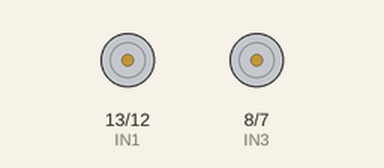
A sketch run on a simulated Arduino Uno, built with avr-gcc and run on an emulated ATmega328P. Shown: motor-driver pin pairs drawn as motors (green arrow = first pin HIGH = forward, orange = second pin HIGH = backward, longer = more drive, scaled by the enable pin).

Above: at 1.5 s.
At 3.3 s:
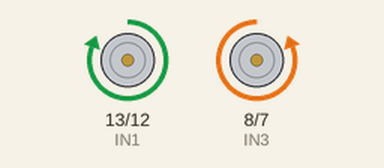
At 7.5 s:
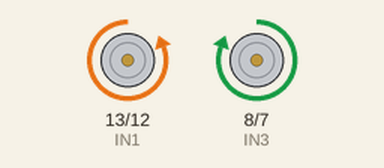
Timing chart, 0 to 14.7 s (numbered marks = the images above):
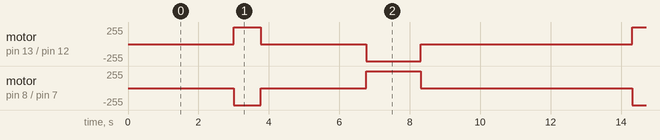

The sketch:

test_car_rotate.ino
```cpp
// === Motor Driver Pins (L298N) ===
#define ENA 10
#define IN1 13
#define IN2 12
#define IN3 8
#define IN4 7
#define ENB 5

// === Ultrasonic Sensor ===
#define TRIG_PIN 9
#define ECHO_PIN 4

// === IR Edge Sensors ===
#define IR_LEFT A0
#define IR_FRONT2 A1
#define IR_FRONT1 A2
#define IR_BACK A3

// === Speed Settings ===
#define MAX_SPEED 255
#define SLOW_SPEED 130
#define TORNADO_SPEED 150

// === Thresholds ===
#define OPPONENT_DISTANCE 30  // cm
#define AVOID_DELAY 150       // ms

#define TRACK_WIDTH 0.3       // in meters
#define WHEEL_DIAMETER 0.065  // in meters
#define MOTOR_RPM 170         // RPM of the motor

float distance = 0, preDistance = 1000;

void DelayWithEdgeAvoidance(int delayTime);
double speedFromRPM(double rpm);
void moveCar(int leftSpeed, int rightSpeed);
void stopCar();
void rotateDegrees(float degrees, int speed);
void avoidEdge();
double readUltrasonic();
void attackOpponent();
void randomSearch();
void initPins();

void setup() {
  Serial.begin(9600);
  initPins();
  randomSeed(analogRead(A5));
}

void loop() {
  delay(3000);
  rotateDegrees(90);  // Rotate 360 degrees in place
  delay(3000);
  rotateDegrees(-180);  // Rotate 360 degrees in place
  delay(3000);
//   rotateDegrees(45, 255);
//   delay(3000);
//   rotateDegrees(135, 255);
//   delay(3000);
//   rotateDegrees(225, 255);
//   delay(3000);
}


void moveCar(int leftSpeed, int rightSpeed) {
  digitalWrite(IN3, leftSpeed > 0);
  digitalWrite(IN4, leftSpeed < 0);
  analogWrite(ENB, abs(leftSpeed));
  // int FleftSpeed=map(leftSpeed,0,255,0,255*133/170);
  // analogWrite(FENB, abs(FleftSpeed));

  digitalWrite(IN1, rightSpeed > 0);
  digitalWrite(IN2, rightSpeed < 0);
  analogWrite(ENA, abs(rightSpeed));
  // int RleftSpeed=map(rightSpeed,0,255,0,255*133/170);
  // analogWrite(FENA, abs(RleftSpeed));
}
void stopCar() {
  moveCar(0, 0);
}

void rotateDegrees(float degrees) {
  float arcLength = PI * TRACK_WIDTH * (abs(degrees) / 360.0);
  float wheelCircumference = PI * WHEEL_DIAMETER;
  float revolutions = arcLength / wheelCircumference;
  float timeSeconds = (revolutions * 60.0) / MOTOR_RPM;
  int timeMillis = (int)(timeSeconds * 1000*1.895);

  // Left wheel backward, right wheel forward for in-place rotation
  if(degrees<0)
  moveCar(255, -255);
  else
  moveCar(-255, 255);
  delay(timeMillis);
  moveCar(0, 0);  // Stop
}

void initPins() {
  pinMode(ENA, OUTPUT);
  // pinMode(FENA, OUTPUT);
  pinMode(IN1, OUTPUT);
  pinMode(IN2, OUTPUT);
  pinMode(IN3, OUTPUT);
  pinMode(IN4, OUTPUT);
  pinMode(ENB, OUTPUT);
  // pinMode(FENB, OUTPUT);
  pinMode(TRIG_PIN, OUTPUT);
  pinMode(ECHO_PIN, INPUT);
  pinMode(IR_LEFT, INPUT);
  pinMode(IR_FRONT2, INPUT);
  pinMode(IR_FRONT1, INPUT);
  pinMode(IR_BACK, INPUT);
}
```

Measured:
- by itself, motor on pin 13 (IN1) / pin 12 (IN2): repeats every 11.3 s: stopped 3.0 s, backward 255/255 1.5 s, stopped 6.0 s, forward 255/255 0.77 s
- by itself, motor on pin 8 (IN3) / pin 7 (IN4): repeats every 11.3 s: stopped 3.0 s, forward 255/255 1.5 s, stopped 6.0 s, backward 255/255 0.77 s
